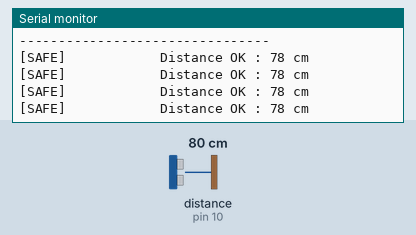
This sketch was run on a simulated Arduino Uno, built with avr-gcc and run on an emulated ATmega328P. Shown: the last lines printed to the serial monitor. Wiring (inferred from the names in the program): ultrasonic range finder: trigger pin 9; echo pin 10. The test bench sets the inputs (shaded band); at power-on: distance to the obstacle (sensor on pin 10) 80 cm. The echo pulse lasts 58.3 µs per cm.

Above: at 1.2 s.
1.3 s: distance to the obstacle (sensor on pin 10) set to 2 cm
At 1.81 s:
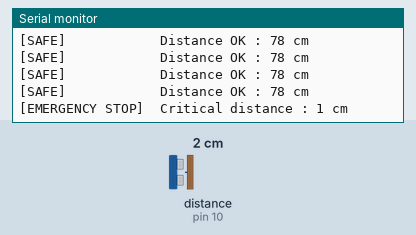
3.7 s: distance to the obstacle (sensor on pin 10) set to 35 cm
At 3.92 s:
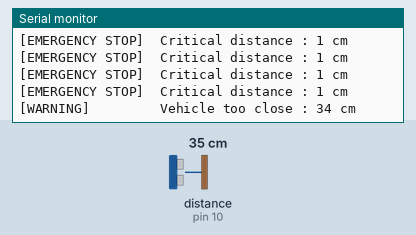

The sketch:

on_vehicle_distance_sensor.ino
```cpp
/*******************************************************
 * Dark Ride Safety System – On-Vehicle Distance Sensor
 * Assia M. – 2025
 *
 * Objective:
 * - Simulate an onboard sensor on a vehicle
 *   monitoring the distance to the vehicle ahead
 * - Trigger safety states based on proximity:
 *     • SAFE
 *     • WARNING
 *     • EMERGENCY STOP
 *
 * Notes:
 * - The sensor represents an onboard sensor (like in real rides such as Pinocchio).
 * - The "vehicle ahead" is simulated by an object placed in front of the sensor.
 *******************************************************/

// --- Ultrasonic sensor HC-SR04 pins ---//
const int trigPin = 9;
const int echoPin = 10;

// --- Mesureable variables ---
long duration;
int distanceCm;

// --- safety thresholds ---
const int SAFE_DISTANCE = 50;        // Distance > 50 cm → SAFE
const int WARNING_DISTANCE = 20;     // 20–50 cm        → WARNING
// Distance ≤ 20 cm                   → EMERGENCY STOP

// --- Vehicule states ---
enum VehicleState {
  STATE_SAFE,
  STATE_WARNING,
  STATE_EMERGENCY_STOP
};

VehicleState currentState = STATE_SAFE;


// ------------------------------------------------------------
// SETUP – Initialisation
// ------------------------------------------------------------
void setup() {
  pinMode(trigPin, OUTPUT);
  pinMode(echoPin, INPUT);

  Serial.begin(9600);

  Serial.println("=== Dark Ride Safety System ===");
  Serial.println("On-Vehicle Distance Sensor Ready");
  Serial.println("--------------------------------");
}


// ------------------------------------------------------------
// Function : measure distance using HC- SR04
// ------------------------------------------------------------
int getDistance() {
  digitalWrite(trigPin, LOW);
  delayMicroseconds(2);

  digitalWrite(trigPin, HIGH);
  delayMicroseconds(10);
  digitalWrite(trigPin, LOW);

  duration = pulseIn(echoPin, HIGH);

  return duration * 0.034 / 2; // Conversion in cm
}


// ------------------------------------------------------------
// LOOP – main logic
// ------------------------------------------------------------
void loop() {

  // --- distance measurement ---
  distanceCm = getDistance();

  // --- state determination ---
  if (distanceCm <= WARNING_DISTANCE) {
    currentState = STATE_EMERGENCY_STOP;
  }
  else if (distanceCm <= SAFE_DISTANCE) {
    currentState = STATE_WARNING;
  }
  else {
    currentState = STATE_SAFE;
  }

  // --- HMI display (console) ---
  switch (currentState) {

    case STATE_SAFE:
      Serial.print("[SAFE]            Distance OK : ");
      Serial.print(distanceCm);
      Serial.println(" cm");
      break;

    case STATE_WARNING:
      Serial.print("[WARNING]         Vehicle too close : ");
      Serial.print(distanceCm);
      Serial.println(" cm");
      break;

    case STATE_EMERGENCY_STOP:
      Serial.print("[EMERGENCY STOP]  Critical distance : ");
      Serial.print(distanceCm);
      Serial.println(" cm");
      break;
  }

  delay(300);
}
```

Measured:
- after the input at 1.3 s, the serial monitor: prints a new line after 0.30 s (image 1)
- after the input at 3.7 s, the serial monitor: prints a new line at once (image 2)
